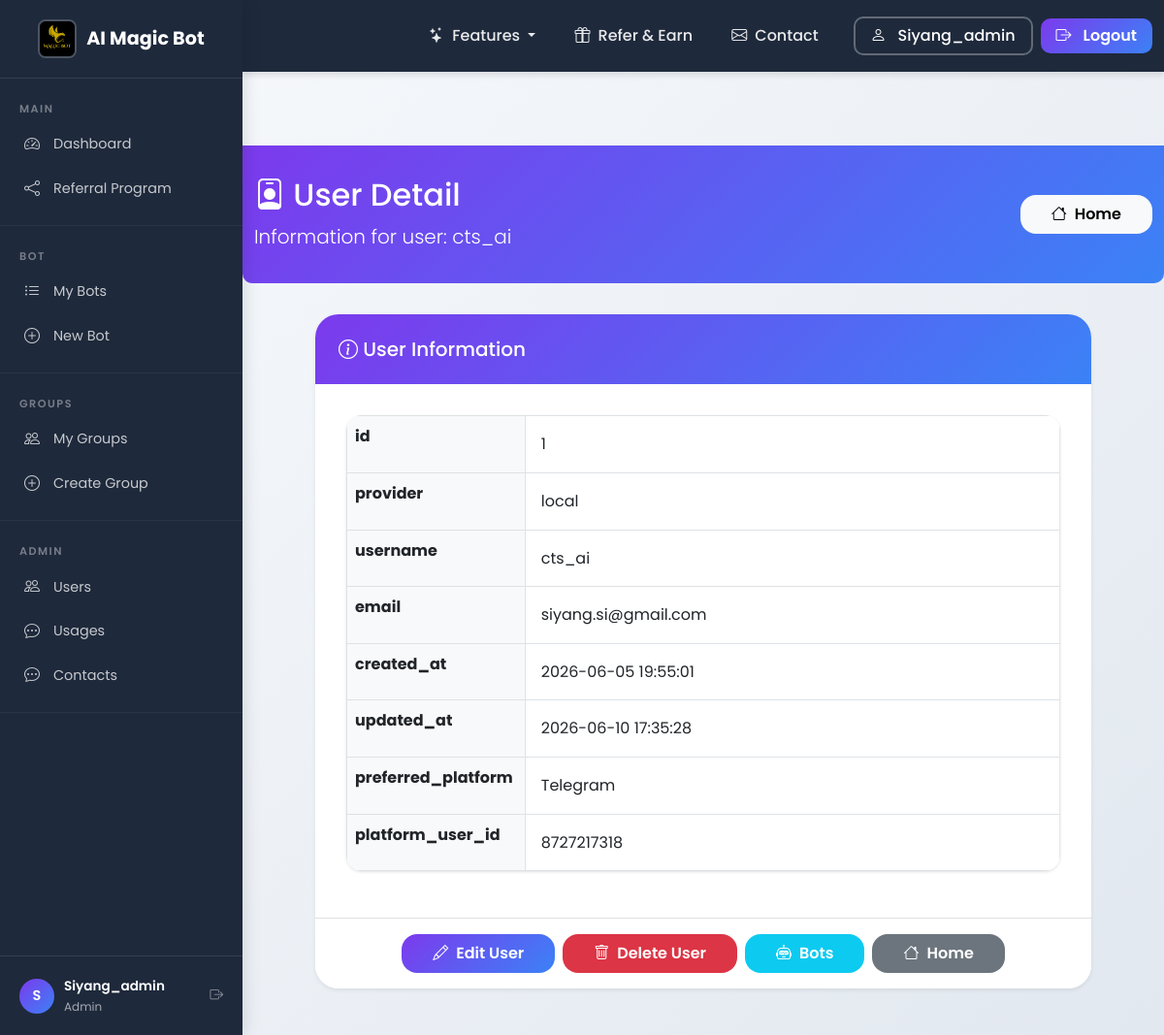
The app's page /users/1 (signed in), older data.
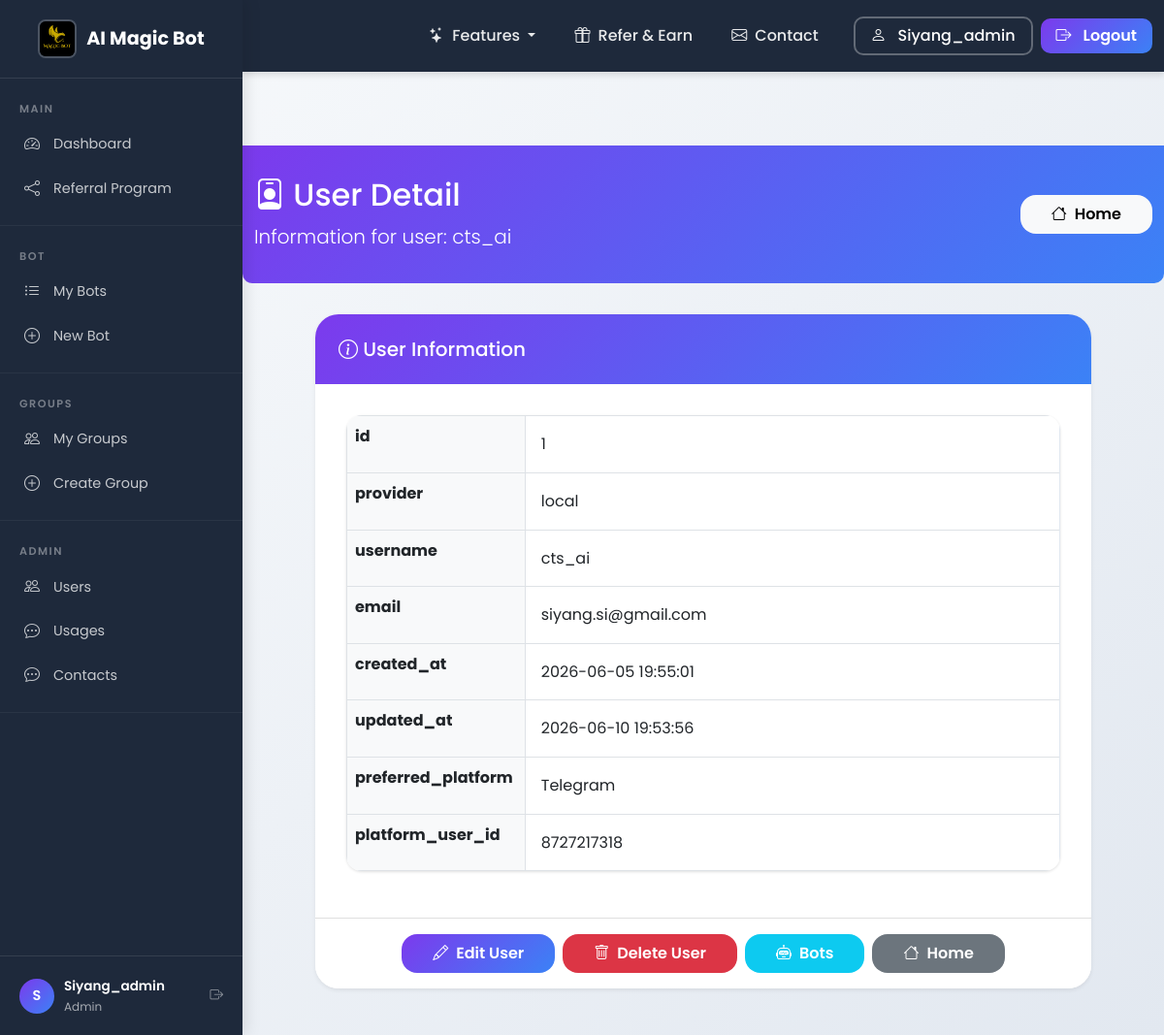
The same page, newer data.
### tables this page shows
CREATE TABLE users (
            id INTEGER PRIMARY KEY AUTOINCREMENT,
            provider TEXT NOT NULL DEFAULT 'local',
            provider_id TEXT UNIQUE,
            username TEXT NOT NULL UNIQUE,
            email TEXT,
            password_hash TEXT,
            referral_credits INTEGER DEFAULT 0,
            referral_badge TEXT DEFAULT NULL,
            created_at TIMESTAMP DEFAULT CURRENT_TIMESTAMP,
            updated_at TIMESTAMP DEFAULT CURRENT_TIMESTAMP
        , preferred_platform TEXT DEFAULT NULL, platform_user_id TEXT DEFAULT NULL);

### app_complete_with_groups.py (the view)
@app.route("/users/<int:user_id>")
@login_required
@admin_required_route
def user_detail(user_id):
    conn = get_db_connection()
    user = conn.execute("SELECT * FROM users WHERE id = ?", (user_id,)).fetchone()
    if not user:
        conn.close()
        flash("User not found", "error")
        return redirect(url_for('users_list'))
    role_row = conn.execute("SELECT r.name FROM roles r JOIN user_roles ur ON r.id = ur.role_id WHERE ur.user_id = ?", (user_id,)).fetchone()
    user_role = role_row['name'] if role_row else 'customer'
    conn.close()
    return render_template("user_detail.html", user=user, user_role=user_role, username=session.get("username"), role=session.get("role"))

### app_complete_with_groups.py (called while the page is built)
@app.context_processor
def inject_random_background():
    import random
    background_images = [
        '/static/AI_IMG1.jpeg',
        '/static/AI_IMG_2.jpeg',
        '/static/AI_IMG_3.jpeg',
        '/static/AI_IMG_4.jpeg'
    ]
    random_bg = random.choice(background_images)
    return {
        'random_background': random_bg,
        'all_backgrounds': background_images,
        'is_admin': session.get('role') == 'admin'
    }

def admin_required_route(f):
    from functools import wraps
    @wraps(f)
    def decorated_function(*args, **kwargs):
        if session.get('role', 'customer') != 'admin':
            flash("Admin privileges required to access this page.", "error")
            return redirect(url_for('index'))
        return f(*args, **kwargs)
    return decorated_function

    def __call__(self, environ, start_response):
        environ['wsgi.url_scheme'] = 'https'
        return super().__call__(environ, start_response)

### db.py (called while the page is built)
def get_conn():
    if USE_PG:
        return _pg_conn()
    return _sqlite_conn()

### templates/user_detail.html (shortened to what this page needs)
<!DOCTYPE html>
<html lang="en">
<head>
    <link href="https://cdn.jsdelivr.net/npm/bootstrap@5.1.3/dist/css/bootstrap.min.css" rel="stylesheet">
    <link rel="stylesheet" href="{{ url_for('static', filename='css/shared.css') }}">
    <link rel="stylesheet" href="https://cdn.jsdelivr.net/npm/bootstrap-icons@1.8.1/font/bootstrap-icons.css">
</head>
<body class="sidebar-layout">
    {% with active_page='users' %}
    {% include '_sidebar.html' %}
<div class="sidebar-content">
    {% endwith %}
    <div class="page-header">
        <div class="container">
            <div class="d-flex justify-content-between align-items-center">
                <div>
                    <h2><i class="bi bi-person-badge"></i> User Detail</h2>
                    <p class="lead mb-0">Information for user: {{ user.username }}</p>
                </div>
                <a href="/" class="btn btn-light"><i class="bi bi-house"></i> Home</a>
            </div>
        </div>
    </div>
    <div class="container mb-5">
        <div class="card shadow-sm max-w-lg mx-auto" style="max-width: 800px;">
            <div class="card-header bg-light">
                <h5 class="mb-0"><i class="bi bi-info-circle"></i> User Information</h5>
            </div>
            <div class="card-body">
                <table class="table table-bordered">
                    <tbody>
                        {% for key in user.keys() %}
                        <tr>
                            {% if key != 'password_hash' and user[key] %}
                                <th class="w-25 bg-light">{{ key }}</th>
                                <td>
                                    {{ user[key] or 'N/A' }}
                                </td>
                            {% endif %}
                        </tr>
                        {% endfor %}
                    </tbody>
                </table>
            </div>
            <div class="card-footer bg-white d-flex gap-2 justify-content-center py-3">
                <a href="/users/{{ user.id }}/edit" class="btn btn-primary"><i class="bi bi-pencil"></i> Edit User</a>
                <a href="/users/{{ user.id }}/delete" class="btn btn-danger" onclick="return confirm('Are you sure you want to delete this user?');"><i class="bi bi-trash"></i> Delete User</a>
                <a href="/users/{{ user.id }}/bots" class="btn btn-info text-white"><i class="bi bi-robot"></i> Bots</a>
                <a href="/" class="btn btn-secondary"><i class="bi bi-house"></i> Home</a>
            </div>
        </div>
    </div>
</div>
</body>
</html>

Row changes from the older to the newer data that the page shows:
changed users "cts_ai": updated_at "2026-06-10 17:35:28" → "2026-06-10 19:53:56" (drawn)
Text that changed along with them:
new list line: "updated_at"
new list line: "2026-06-10 19:53:56"
list line gone: "updated_at"
list line gone: "2026-06-10 17:35:28"
